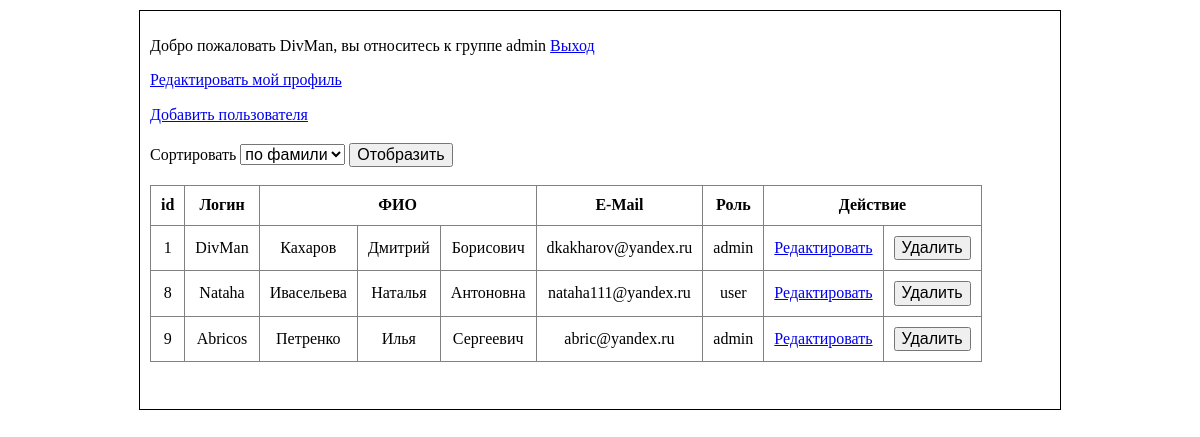
The page / (signed in) on the database its author committed.
### tables this page shows
CREATE TABLE `users` (
  `id` int(11) NOT NULL,
  `login` varchar(256) NOT NULL,
  `password` varchar(256) NOT NULL,
  `lastname` varchar(256) NOT NULL,
  `firstname` varchar(256) NOT NULL,
  `patronymic` varchar(256) NOT NULL,
  `email` varchar(256) NOT NULL,
  `role` varchar(256) NOT NULL DEFAULT 'user'
);

### model/users.php (called while the page is built, shortened)
<?php
class Users {
	private $db = null;
	function __construct ($db) {
		$this->db = $db;
	}
	function showTable() {
		$sql = "SELECT * FROM `users`";
		$query = $this->db->query($sql);
		$query->setFetchMode(PDO::FETCH_ASSOC);
		return $query->fetchAll();
	}
}

### index.php (called while the page is built, shortened)
<?php
include 'lib/router/router.php';

### template/listUsers/user-table.php (the view, shortened to what this page needs)
<?php
	if(!empty($_SESSION['role'])) {
		if($_SESSION['role'] == 'admin') {
			echo '<a href="?action=add-user">Добавить пользователя</a><br><br>';
		}
	}
?>
<form action="" method="get">
	Сортировать <select name="select">
		<option value="lastname">по фамили</option>
	</select>
	<input type="submit" value="Отобразить" name="btn-sort">
</form>
<br>
<?php
	if(!empty($_GET['select'])) {?>
		<table border="1" cellpadding="10" style="border-collapse: collapse; text-align: center;">
			<tr>
			<th>id</th>
			<th>Логин</th>
			<th colspan="3">ФИО</th>
			<th>E-Mail</th>
			<th>Роль</th>
			<?php
				if(!empty($_SESSION['role'])) {
					if($_SESSION['role'] == 'admin') {
						echo '<th colspan="2">Действие</th>';
					}
				}
			?>
		</tr>
		<?php
		foreach($sort as $key) {
			echo '<tr>';
				echo '<td>'.$key['id'].'</td>';
				echo '<td>'.$key['login'].'</td>';
				echo '<td>'.$key['lastname'].'</td>';
				echo '<td>'.$key['firstname'].'</td>';
				echo '<td>'.$key['patronymic'].'</td>';
				echo '<td>'.$key['email'].'</td>';
				echo '<td>'.$key['role'].'</td>';
				if(!empty($_SESSION['role'])) {
					if($_SESSION['role'] == 'admin') {
						echo '<td><a href="?action=redact&id='.$key['id'].'">Редактировать</a></td>';
						echo '<td><form action="" method="post">
						<input type="hidden" name="del-user-id" value="'.$key['id'].'">
						<input type="submit" value="Удалить" name="btn-del-user">
					</form></td>';
				}
			}
			echo '</tr>';
		}
	?>
		</table>
	<?php
	}
	else {?>
		<table border="1" cellpadding="10" style="border-collapse: collapse; text-align: center;">
	<tr>
		<th>id</th>
		<th>Логин</th>
		<th colspan="3">ФИО</th>
		<th>E-Mail</th>
		<th>Роль</th>
		<?php
			if(!empty($_SESSION['role'])) {
				if($_SESSION['role'] == 'admin') {
					echo '<th colspan="2">Действие</th>';
				}
			}
		?>
	</tr>
	<?php
		foreach($table as $key) {
			echo '<tr>';
				echo '<td>'.$key['id'].'</td>';
				echo '<td>'.$key['login'].'</td>';
				echo '<td>'.$key['lastname'].'</td>';
				echo '<td>'.$key['firstname'].'</td>';
				echo '<td>'.$key['patronymic'].'</td>';
				echo '<td>'.$key['email'].'</td>';
				echo '<td>'.$key['role'].'</td>';
				if(!empty($_SESSION['role'])) {
					if($_SESSION['role'] == 'admin') {
						echo '<td><a href="?action=redact&id='.$key['id'].'">Редактировать</a></td>';
						echo '<td><form action="" method="post">
						<input type="hidden" name="del-user-id" value="'.$key['id'].'">
						<input type="submit" value="Удалить" name="btn-del-user">
					</form></td>';
				}
			}
			echo '</tr>';
		}
	?>
</table>
	<?php
	}
?>
<br><br>

### lib/router/router.php (shortened to what this page needs)
<?php
include 'controller/usersController.php';
$users = new UsersController($db);
if ($_SERVER['REQUEST_METHOD'] == 'GET') {
	$users->getMainPage();
}

### controller/UsersController.php (shortened to what this page needs)
<?php
class UsersController {
	private $model = null;
	function __construct ($db) {
		include 'model/users.php';
		$this->model = new Users($db);
	}
	private function render($template = null, $params = null) {
		$fileTemplate = 'template/'.$template;
		if (is_file($fileTemplate)) {
			include $fileTemplate;
			return ob_get_clean();
		}
	}
	function getMainPage() {
		$table = $this->model->showTable();
		$userRed = $this->model->showUser($_GET['id']);
		if(!empty($_GET['action'])) {
			if($_GET['action'] == 'red-my-profil') {
				$redMyProfil = $this->model->redProfil($_SESSION['id']);
			}
		}
		else {
			$redMyProfil = null;
		}
		echo $this->render('listUsers/main.php', [
													'table' => $table,
													'userRed' => $userRed,
													'redMyProfil' => $redMyProfil,
													'sort' => $sort,
												]
											);
	}
}

### template/listUsers/main.php (shortened to what this page needs)
<!DOCTYPE html>
<html>
	<head>
		<link rel="stylesheet" type="text/css" href="normalize.css">
		<link rel="stylesheet" type="text/css" href="style.css">
	</head>
	<body>
		<section class="content">
			<?php
				if(!empty($_SESSION['userOnline'] && !empty($_SESSION['login']))) {
					require_once 'profil.php';
				}
				if(!empty($_SESSION['userOnline'])) {
					require_once 'user-table.php';
				}
				else {
					require_once 'vxod.php';
				}
			?>
		</section>
	</body>
</html>

### template/listUsers/profil.php
<p>Добро пожаловать <?php echo $_SESSION['login'];?>, вы относитесь к группе <?php echo $_SESSION['role']?> <a href="?action=exit">Выход</a></p>
<p><a href="?action=red-my-profil">Редактировать мой профиль</a></p>

### style.css (style rules this page uses)
body { padding: 10px; }
.content { margin: 0 auto; width: 900px; border: 1px solid; padding: 10px; }

### rows shown on the page
users: id "1", login "DivMan", lastname "Кахаров", firstname "Дмитрий", patronymic "Борисович", email "dkakharov@yandex.ru", role "admin"
users: id "8", login "Nataha", lastname "Ивасельева", firstname "Наталья", patronymic "Антоновна", email "nataha111@yandex.ru", role "user"
users: id "9", login "Abricos", lastname "Петренко", firstname "Илья", patronymic "Сергеевич", email "abric@yandex.ru", role "admin"

### other values the page prints
$_SESSION['login'] "DivMan"
$_SESSION['role'] "admin"
